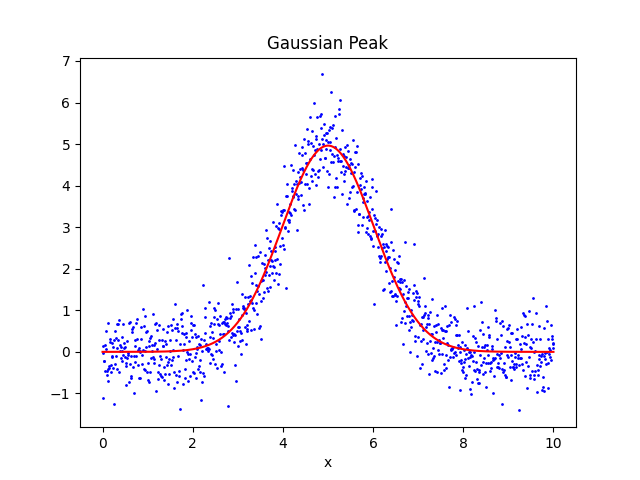

The script that saved this image:
import numpy as np
import matplotlib.pyplot as plt
from scipy.optimize import curve_fit as cf

def gauss(x, A, mu, sigma):
    f = A *  np.exp(- (x - mu)**2 / (2* sigma**2))
    return f

x_axes = np.linspace(0, 10, 1000)
A_real = 5
mu_real = 5
sigma_real = 1
y_clean = gauss(x_axes, A_real, mu_real, sigma_real)

y_noise = y_clean + np.random.normal(0, 0.5, len(x_axes))
#Burada ortalaması 0 olan rastgele sayılar ekliyorum.
#Bu sayıların standart sapması 0.1, uzunluğu ise x aksisi ile aynı.

#g = cf(gauss, x_axes, y_noise)
#Burada ilk değerleri vermeden deneyeceğim. Bir de değerleri vererek deneyeceğim.
g_with_initial = cf(gauss, x_axes, y_noise, p0=[5, 5, 1])
#İlk değerleri p0 parametresi ile verdim ve şimdi aradaki farkı görmek istiyorum.

curve = gauss(x_axes, *g_with_initial[0])
#curve2 = gauss(x_axes, *g[0])
#cf fonksiyonu optimize edilmiş parametreleri bir matriste veriyor.
#O yüzden burada o listenin elemanlarını kullanmam gerek.
# * işareti listenin elemanlarını tek tek fonksiyona parametre olarak veriyor.

plt.scatter(x_axes, y_noise,
            s=1,
            color='blue',
            label="Experimental Data")
plt.plot(x_axes, curve,
         color='red',
         label="Fitted Curve")
plt.title("Gaussian Peak")
plt.xlabel("x")
plt.savefig("gaussian_peak")

print(f"""Fitted parameters: 
A: {g_with_initial[0][0]}, 
mu: {g_with_initial[0][1]}, 
sigma: {g_with_initial[0][2]}""")
print(f"""Real parameters:
A: {A_real},
mu: {mu_real},
sigma: {sigma_real}""")

#fig, (ax1, ax2) = plt.subplots(2, 1, sharex=True)

#ax1.scatter(x_axes, y_noise,
            #s=1,
            #color='blue',
            #label="Experimental Data")
#ax1.plot(x_axes, curve,
         #color='red',
         #label="Theoretical Curve")
#ax1.legend()

#ax2.scatter(x_axes, y_noise,
            #s=1,
            #color='blue',
            #label="Experimental Data")
#ax2.plot(x_axes, curve2,
         #color='green',
         #label="Curve without Initial Guess")
#ax2.legend()

#fark ettim ki aslında ilk değerleri vermek burada çok da bir şey değiştirmedi.
#Bu kod bloğunu şimdilik çıkaracağım çünkü burası sadece merakım içindi.